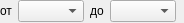
<?xml version="1.0" encoding="UTF-8"?>
<ui version="4.0">
 <class>RangeWidget</class>
 <widget class="QWidget" name="RangeWidget">
  <property name="geometry">
   <rect>
    <x>0</x>
    <y>0</y>
    <width>184</width>
    <height>23</height>
   </rect>
  </property>
  <property name="windowTitle">
   <string>RangeWidget</string>
  </property>
  <layout class="QVBoxLayout" name="verticalLayout">
   <property name="leftMargin">
    <number>0</number>
   </property>
   <property name="topMargin">
    <number>0</number>
   </property>
   <property name="rightMargin">
    <number>0</number>
   </property>
   <property name="bottomMargin">
    <number>0</number>
   </property>
   <item>
    <layout class="QHBoxLayout" name="horizontalLayout">
     <item>
      <widget class="QLabel" name="label_4">
       <property name="text">
        <string>от</string>
       </property>
      </widget>
     </item>
     <item>
      <widget class="QComboBox" name="beginCombo">
       <property name="sizePolicy">
        <sizepolicy hsizetype="Preferred" vsizetype="Fixed">
         <horstretch>0</horstretch>
         <verstretch>0</verstretch>
        </sizepolicy>
       </property>
       <property name="minimumSize">
        <size>
         <width>66</width>
         <height>0</height>
        </size>
       </property>
      </widget>
     </item>
     <item>
      <widget class="QLabel" name="label_3">
       <property name="text">
        <string>до</string>
       </property>
      </widget>
     </item>
     <item>
      <widget class="QComboBox" name="endCombo">
       <property name="sizePolicy">
        <sizepolicy hsizetype="Preferred" vsizetype="Fixed">
         <horstretch>0</horstretch>
         <verstretch>0</verstretch>
        </sizepolicy>
       </property>
       <property name="minimumSize">
        <size>
         <width>66</width>
         <height>0</height>
        </size>
       </property>
       <property name="editable">
        <bool>false</bool>
       </property>
      </widget>
     </item>
     <item>
      <spacer name="horizontalSpacer">
       <property name="orientation">
        <enum>Qt::Horizontal</enum>
       </property>
       <property name="sizeHint" stdset="0">
        <size>
         <width>40</width>
         <height>20</height>
        </size>
       </property>
      </spacer>
     </item>
    </layout>
   </item>
  </layout>
 </widget>
 <layoutdefault spacing="6" margin="11"/>
 <resources/>
 <connections/>
</ui>
